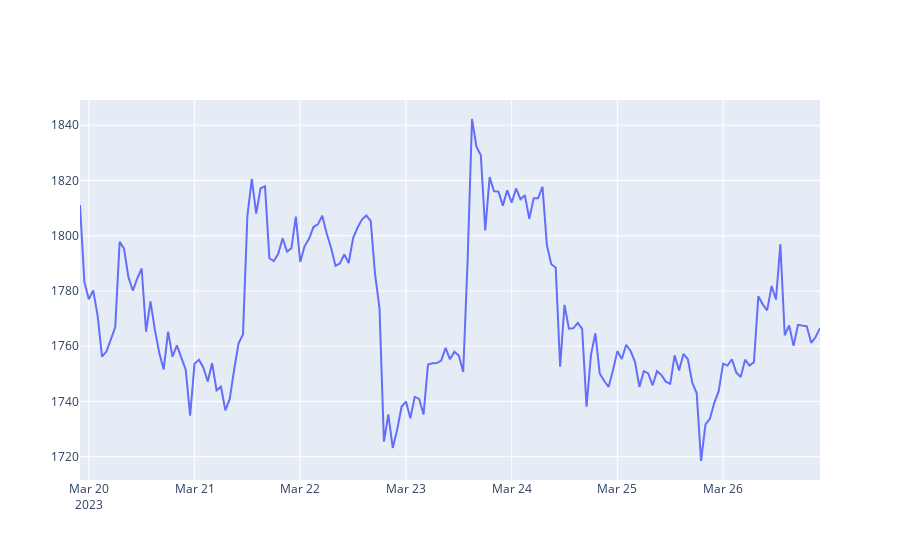
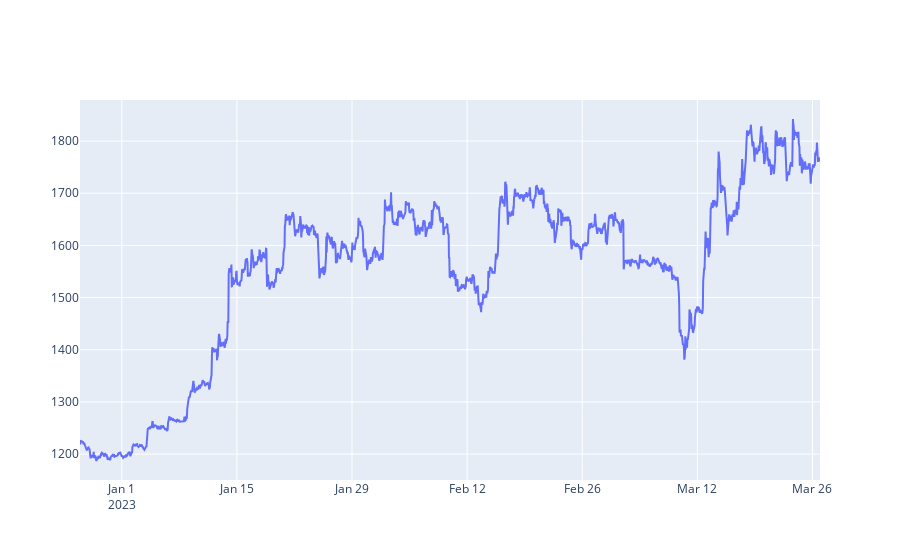

Notebook code for these charts, in order:
### Code cell
from plotly.offline import init_notebook_mode, iplot
init_notebook_mode(connected=True)

def getLine(df_input):
    x = df_input.index
    y = df_input.values
    fig = go.Figure(data=go.Scatter(x = x, y = y))
    fig.show()
    
#------------------------------------------------

#( getLine(getRates('ETH-USD',  '1d',  '1h')) )
( getLine(getRates('ETH-USD',  '1wk',  '1h')) )
( getLine(getRates('ETH-USD',  '3mo',  '1h')) )
#( getLine(getRates('ETH-USD',  '3y',  '1d')) )

### Figure 1 — Plotly figure (JSON) as saved in the notebook; plotly's stock layout.template omitted (floating-point values rounded to 4 significant figures; data arrays with more than 128 entries replaced by an {"elided": "..."} marker saying what was removed)
{"data": [{"x": {"elided": "169 str values"}, "y": {"elided": "169 float values"}, "type": "scatter"}], "layout": {"xaxis": {"type": "date", "range": ["2023-03-19 22:00", "2023-03-26 22:00"], "autorange": true}, "yaxis": {"type": "linear", "range": [1712.0, 1849.0], "autorange": true}, "autosize": true}}

### Figure 2 — Plotly figure (JSON) as saved in the notebook; plotly's stock layout.template omitted (floating-point values rounded to 4 significant figures; data arrays with more than 128 entries replaced by an {"elided": "..."} marker saying what was removed)
{"data": [{"x": {"elided": "2161 str values"}, "y": {"elided": "2161 float values"}, "type": "scatter"}], "layout": {"xaxis": {"type": "date", "range": ["2022-12-26 22:00", "2023-03-26 22:00"], "autorange": true}, "yaxis": {"type": "linear", "range": [1150.0, 1879.0], "autorange": true}, "autosize": true}}
